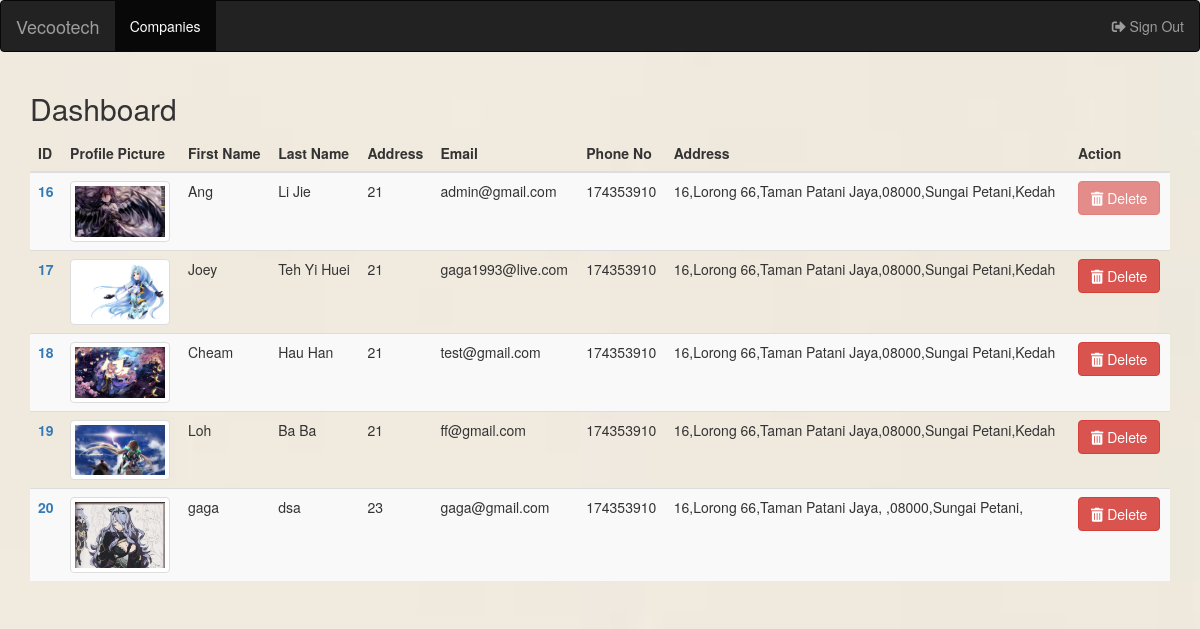
Page /invoices.php (signed in) on the committed database.
### tables this page shows
CREATE TABLE `users` (
  `id` int(11) NOT NULL,
  `image_name` varchar(1000) DEFAULT NULL,
  `first_name` varchar(100) NOT NULL,
  `last_name` varchar(100) NOT NULL,
  `email` varchar(100) NOT NULL,
  `role` varchar(100) NOT NULL DEFAULT 'user',
  `pass` varchar(100) DEFAULT NULL,
  `phone_no` int(100) NOT NULL,
  `address` varchar(100) NOT NULL,
  `age` int(100) NOT NULL,
  `is_deleted` tinyint(4) NOT NULL DEFAULT '0',
  `companies_id` int(100) DEFAULT NULL
);

### invoices.php (the view, shortened to what this page needs)
<!DOCTYPE html>
<html lang="en">
<?php
	require "connection.php";
 	require 'navbar.php';
?>
<body>
		<?php
		$user_id = $_SESSION['user_id'];
		$login_role = $_SESSION['login_role'];
		?>
	<?php
		if($login_role == "admin")
		{
			$sql = "SELECT * FROM `users`";
		}else
		{
			$sql = "SELECT * FROM `users` where `id` = $user_id";
		}
		$result = mysqli_query($conn,$sql);
	?>
	<?php if($user_id== NULL):?>
	<div class="alert alert-danger">
    	<h2><i class="fas fa-exclamation-triangle"></i> No Authority</a>.</h2>
  	</div>
  	<?php else: ?>
	<div class="container">
		<h2>Dashboard</h2>
		<table class="table table-striped">
		    <thead>
		    <tr>
		        <th>ID</th>
		        <th>Profile Picture</th>
		        <th>First Name</th>
		        <th>Last Name</th>
		        <th>Address</th>
		        <th>Email</th>
		        <th>Phone No</th>
		        <th>Address</th>
		        <th>Action</th>
		    </tr>
		    </thead>
		    <tbody>
		    <?php while ($row = mysqli_fetch_array($result,MYSQLI_ASSOC)){   ?>
		    	<?php if($row['is_deleted'] == 0):?>
			 	<tr>
			        <td><b><a href='user_detail.php?id=<?php echo $row['id'] ?>'><?php echo $row['id'] ?></a></b></td>
			        <td><img class="img-thumbnail" onerror="this.src = 'src/image/No_available_image.jpg'" src="src/image/<?php echo $row['image_name'] ?>"  width="100" height="100"></td>
			        <td><?php echo $row['first_name'] ?></td>
			        <td><?php echo $row['last_name'] ?></td>
			        <td><?php echo $row['age'] ?></td>
			        <td><?php echo $row['email'] ?></td>
			        <td><?php echo $row['phone_no'] ?></td>
			        <td><?php echo $row['address'] ?></td>
			       	<td>
			       		<form action="delete_user_process.php" method="post" name="delete">
			       			<button type="submit" class="btn btn-danger"
			       			<?php if($row['id'] == $user_id ):?>
				        	 	disabled
				        	<?php endif; ?>
			       			><i class="fas fa-trash-alt"></i> Delete</button>
			       		</form>
			       	</td>
			    </tr>
			    <?php endif; ?>
			<?php }?>
		    </tbody>
		</table>
	</div>
	<?php endif; ?>
</body>
</html>

### navbar.php (shortened to what this page needs)
<head>
    <link rel="stylesheet" href="https://maxcdn.bootstrapcdn.com/bootstrap/3.3.7/css/bootstrap.min.css">
    <link href="animsition/dist/css/animsition.min.css" rel="stylesheet">
    <link href="src/css/login_page.css" rel="stylesheet">
    <link rel="stylesheet" href="https://use.fontawesome.com/releases/v5.1.0/css/all.css">
    <link rel="stylesheet" href="//cdnjs.cloudflare.com/ajax/libs/noty/3.1.2/noty.css">
</head>
<?php
    $login_role = $_SESSION['login_role'];
?>
<nav class="navbar navbar-inverse">
    <div class="container-fluid">
        <div class="navbar-header">
            <a class="navbar-brand" disabled>Vecootech</a>
        </div>
        <ul class="nav navbar-nav">
            <?php if ($login_role == "admin"):?>
             <li class="active"><a href="companies.php">Companies</a></li>
             <?php endif; ?>
        </ul>
        <ul class="nav navbar-nav navbar-right">
            <?php if (isset($_SESSION['user_id'])):?>
                <li><a href="sign_out.php"><i class="fas fa-sign-out-alt"></i> Sign Out</a></li>
            <?php else:?>
               <li><a href="sign_up.php"><span class="glyphicon glyphicon-user"></span> Sign Up</a></li>
               <li><a href="index.php"><span class="glyphicon glyphicon-log-in"></span> Login</a></li>
            <?php endif; ?>
        </ul>
    </div>
</nav>

### src/css/login_page.css (style rules this page uses)
body { background-image: url("../image/background.jpg"); background-repeat:no-repeat; background-size:cover; }

### rows in the picture
users: id "16", image_name (picture), first_name "Ang", last_name "Li Jie", age "21", email "admin@gmail.com", phone_no "174353910", address "16,Lorong 66,Taman Patani Jaya,08000,Sungai Petani,Kedah"
users: id "17", image_name (picture), first_name "Joey", last_name "Teh Yi Huei", age "21", email "gaga1993@live.com", phone_no "174353910", address "16,Lorong 66,Taman Patani Jaya,08000,Sungai Petani,Kedah"
users: id "18", image_name (picture), first_name "Cheam", last_name "Hau Han", age "21", email "test@gmail.com", phone_no "174353910", address "16,Lorong 66,Taman Patani Jaya,08000,Sungai Petani,Kedah"
users: id "19", image_name (picture), first_name "Loh", last_name "Ba Ba", age "21", email "ff@gmail.com", phone_no "174353910", address "16,Lorong 66,Taman Patani Jaya,08000,Sungai Petani,Kedah"
users: id "20", image_name (picture), first_name "gaga", last_name "dsa", age "23", email "gaga@gmail.com", phone_no "174353910", address "16,Lorong 66,Taman Patani Jaya, ,08000,Sungai Petani,"
